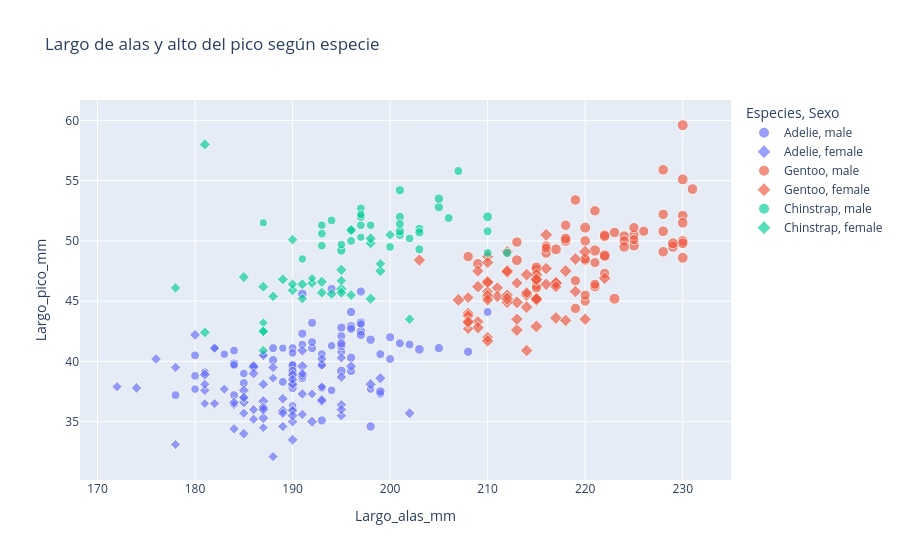

Notebook cell for this chart:
### Markdown cell above
# <font color=green>   5. Plotly Express</font>

Usaremos la misma relación largo de alas–peso, pero ahora podremos inspeccionar observaciones individuales.

### Code cell
fig = px.scatter(
    df,
    x="Largo_alas_mm",
    y="Largo_pico_mm",
    color="Especies",
    symbol="Sexo",
    size="Peso_g",
    size_max=8,
    hover_data=["Sexo", "Isla", "Largo_pico_mm", "Alto_pico_mm"],
    title="Largo de alas y alto del pico según especie"
)
fig.update_traces(
    marker=dict(opacity=0.65)  # Reduce la opacidad
)
fig.show()

### Figure 1 — Plotly figure (JSON) as saved in the notebook; plotly's stock layout.template omitted (floating-point values rounded to 4 significant figures; data arrays with more than 128 entries replaced by an {"elided": "..."} marker saying what was removed)
{"data": [{"customdata": {"elided": "73x3 mixed values"}, "hovertemplate": "Especies=Adelie<br>Sexo=%{customdata[0]}<br>Largo_alas_mm=%{x}<br>Largo_pico_mm=%{y}<br>Peso_g=%{marker.size}<br>Isla=%{customdata[1]}<br>Alto_pico_mm=%{customdata[2]}<extra></extra>", "legendgroup": "Adelie, male", "marker": {"color": "#636efa", "opacity": 0.65, "size": [3750, 3650, 4675, 3800, 4400, 4500, 4200, 3600, 3950, 3800, 3550, 3950, 3900, 3900, 4150, 3950, 4650, 3900, 4400, 4600, 3425, 4150, 4300, 4050, 3700, 3800, 3750, 4400, 4050, 3950, 4100, 4450, 3900, 4150, 4250, 3900, 4000, 4700, 4200, 3550, 3800, 3950, 4300, 4450, 4300, 4350, 4100, 4725, 4250, 3550, 3900, 4775, 4600, 4275, 4075, 3775, 3325, 3500, 3875, 4000, 4300, 4000, 3500, 4475, 3900, 3975, 4250, 3475, 3725, 3650, 4250, 3750, 4000], "sizemode": "area", "sizeref": 98.44, "symbol": "circle"}, "mode": "markers", "name": "Adelie, male", "orientation": "v", "showlegend": true, "type": "scatter", "x": [181, 190, 195, 191, 198, 197, 194, 180, 185, 180, 183, 180, 178, 184, 196, 190, 184, 195, 196, 190, 182, 191, 188, 200, 191, 193, 194, 195, 192, 192, 188, 198, 190, 197, 195, 184, 195, 196, 193, 194, 190, 189, 205, 186, 208, 196, 192, 203, 190, 184, 190, 197, 191, 197, 196, 199, 189, 198, 202, 199, 195, 210, 197, 199, 190, 200, 193, 187, 190, 185, 190, 193, 201], "xaxis": "x", "y": [39.1, 39.3, 39.2, 38.6, 34.6, 42.5, 46, 37.7, 38.2, 38.8, 40.6, 40.5, 37.2, 40.9, 39.2, 38.8, 39.8, 40.8, 44.1, 39.6, 41.1, 42.3, 40.1, 42, 41.4, 40.6, 37.6, 41.3, 41.1, 41.6, 41.1, 41.8, 39.7, 45.8, 42.8, 37.2, 42.1, 42.9, 35.1, 41.3, 36.3, 38.3, 41.1, 39.6, 40.8, 40.3, 43.2, 41, 37.8, 39.7, 38.2, 43.2, 45.6, 42.2, 42.7, 37.3, 41.1, 37.7, 41.4, 40.6, 41.5, 44.1, 43.1, 37.5, 41.1, 40.2, 39.7, 40.6, 40.7, 39, 39.2, 37.8, 41.5], "yaxis": "y"}, {"customdata": {"elided": "73x3 mixed values"}, "hovertemplate": "Especies=Adelie<br>Sexo=%{customdata[0]}<br>Largo_alas_mm=%{x}<br>Largo_pico_mm=%{y}<br>Peso_g=%{marker.size}<br>Isla=%{customdata[1]}<br>Alto_pico_mm=%{customdata[2]}<extra></extra>", "legendgroup": "Adelie, female", "marker": {"color": "#636efa", "opacity": 0.65, "size": [3800, 3250, 3450, 3625, 3200, 3700, 3450, 3325, 3400, 3800, 3800, 3200, 3150, 3250, 3300, 3325, 3550, 3300, 3150, 3100, 3000, 3450, 3500, 3450, 2900, 3550, 2850, 3150, 3600, 2850, 3350, 3050, 3600, 3550, 3700, 3700, 3550, 3200, 3800, 3350, 3500, 3600, 3550, 3400, 3300, 3700, 2900, 3725, 3075, 2925, 3750, 3175, 3825, 3200, 3900, 2900, 3350, 3150, 3450, 3050, 3275, 3050, 3325, 3500, 3425, 3175, 3400, 3400, 3050, 3000, 3475, 3450, 3700], "sizemode": "area", "sizeref": 98.44, "symbol": "diamond"}, "mode": "markers", "name": "Adelie, female", "orientation": "v", "showlegend": true, "type": "scatter", "x": [186, 195, 193, 181, 182, 185, 195, 184, 174, 189, 187, 187, 172, 178, 188, 195, 180, 181, 182, 186, 185, 190, 186, 190, 187, 186, 181, 185, 185, 184, 195, 190, 190, 196, 190, 191, 187, 189, 187, 191, 189, 190, 202, 185, 187, 190, 178, 192, 183, 193, 199, 181, 198, 193, 191, 188, 189, 187, 176, 186, 191, 191, 190, 193, 187, 191, 185, 193, 188, 192, 184, 195, 187], "xaxis": "x", "y": [39.5, 40.3, 36.7, 38.9, 41.1, 36.6, 38.7, 34.4, 37.8, 35.9, 35.3, 40.5, 37.9, 39.5, 39.5, 36.4, 42.2, 37.6, 36.5, 36, 37, 36, 39.6, 35, 34.5, 39, 36.5, 35.7, 37.6, 36.4, 35.5, 35.9, 33.5, 39.6, 35.5, 40.9, 36.2, 34.6, 36.7, 37.3, 36.9, 38.9, 35.7, 34, 36.2, 38.1, 33.1, 35, 37.7, 37.9, 38.6, 38.1, 38.1, 39.7, 39.6, 38.6, 35.7, 36.2, 40.2, 35.2, 38.8, 39, 38.5, 36.8, 38.1, 35.6, 37, 40.2, 32.1, 37.3, 36.6, 36, 36], "yaxis": "y"}, {"customdata": {"elided": "61x3 mixed values"}, "hovertemplate": "Especies=Gentoo<br>Sexo=%{customdata[0]}<br>Largo_alas_mm=%{x}<br>Largo_pico_mm=%{y}<br>Peso_g=%{marker.size}<br>Isla=%{customdata[1]}<br>Alto_pico_mm=%{customdata[2]}<extra></extra>", "legendgroup": "Gentoo, male", "marker": {"color": "#EF553B", "opacity": 0.65, "size": [5700, 5700, 5400, 5200, 5150, 5550, 5850, 5850, 6300, 5350, 5700, 5050, 5100, 5650, 5550, 5250, 6050, 5400, 5250, 5350, 5700, 4750, 5550, 5400, 5300, 5300, 5000, 5050, 5000, 5550, 5300, 5650, 5700, 5800, 5550, 5000, 5100, 5800, 6000, 5950, 5450, 5350, 5600, 5300, 5550, 5400, 5650, 5200, 4925, 5250, 5600, 5500, 5500, 5500, 5500, 5950, 5500, 5850, 6000, 5750, 5400], "sizemode": "area", "sizeref": 98.44, "symbol": "circle"}, "mode": "markers", "name": "Gentoo, male", "orientation": "v", "showlegend": true, "type": "scatter", "x": [230, 218, 215, 219, 215, 216, 213, 217, 221, 222, 218, 215, 215, 215, 220, 222, 230, 220, 219, 208, 225, 216, 222, 225, 215, 220, 225, 220, 220, 224, 221, 231, 230, 229, 223, 221, 221, 230, 220, 223, 221, 224, 228, 218, 230, 228, 224, 226, 216, 225, 228, 228, 215, 219, 209, 229, 230, 230, 222, 222, 213], "xaxis": "x", "y": [50, 50, 47.6, 46.7, 46.8, 49, 48.4, 49.3, 49.2, 48.7, 50.2, 46.3, 46.1, 47.8, 50, 47.3, 59.6, 48.4, 44.4, 48.7, 49.6, 49.6, 50.5, 50.5, 45.2, 48.5, 50.1, 45, 45.5, 50.4, 46.2, 54.3, 49.8, 49.5, 50.7, 46.4, 48.2, 48.6, 51.1, 45.2, 52.5, 50, 50.8, 51.3, 52.1, 52.2, 49.5, 50.8, 49.4, 51.1, 55.9, 49.1, 46.8, 53.4, 48.1, 49.8, 51.5, 55.1, 48.8, 50.4, 49.9], "yaxis": "y"}, {"customdata": {"elided": "58x3 mixed values"}, "hovertemplate": "Especies=Gentoo<br>Sexo=%{customdata[0]}<br>Largo_alas_mm=%{x}<br>Largo_pico_mm=%{y}<br>Peso_g=%{marker.size}<br>Isla=%{customdata[1]}<br>Alto_pico_mm=%{customdata[2]}<extra></extra>", "legendgroup": "Gentoo, female", "marker": {"color": "#EF553B", "opacity": 0.65, "size": [4500, 4450, 4550, 4800, 4400, 4650, 4650, 4200, 4150, 4800, 5000, 4400, 5000, 4600, 4700, 5050, 5150, 4950, 4350, 3950, 4300, 4900, 4200, 5100, 4850, 4400, 4900, 4300, 4450, 4200, 4400, 4700, 4700, 4750, 5200, 4700, 4600, 4750, 4625, 4725, 4750, 4600, 4875, 4950, 4750, 4850, 4875, 4625, 4850, 4975, 4700, 4575, 5000, 4650, 4375, 4925, 4850, 5200], "sizemode": "area", "sizeref": 98.44, "symbol": "diamond"}, "mode": "markers", "name": "Gentoo, female", "orientation": "v", "showlegend": true, "type": "scatter", "x": [211, 210, 210, 211, 209, 214, 214, 210, 210, 209, 215, 213, 215, 210, 209, 207, 220, 213, 208, 208, 210, 217, 210, 213, 210, 210, 217, 208, 208, 208, 214, 219, 220, 216, 217, 216, 209, 215, 212, 212, 212, 218, 212, 218, 212, 214, 222, 203, 219, 215, 210, 208, 216, 213, 217, 214, 215, 212], "xaxis": "x", "y": [46.1, 48.7, 46.5, 45.4, 43.3, 40.9, 45.5, 45.8, 42, 46.2, 45.1, 46.5, 42.9, 48.2, 42.8, 45.1, 49.1, 42.6, 44, 42.7, 45.3, 43.6, 45.5, 44.9, 46.6, 45.1, 46.5, 43.8, 43.2, 45.3, 45.7, 45.8, 43.5, 47.7, 46.5, 46.4, 47.5, 45.2, 49.1, 47.4, 44.9, 43.4, 47.5, 47.5, 45.5, 44.5, 46.9, 48.4, 48.5, 47.2, 41.7, 43.3, 50.5, 43.5, 46.2, 47.2, 46.8, 45.2], "yaxis": "y"}, {"customdata": [["male", "Dream", 19.5], ["male", "Dream", 19.2], ["male", "Dream", 19.8], ["male", "Dream", 18.2], ["male", "Dream", 19.9], ["male", "Dream", 20.3], ["male", "Dream", 18.1], ["male", "Dream", 19.6], ["male", "Dream", 20], ["male", "Dream", 18.2], ["male", "Dream", 17.5], ["male", "Dream", 19.4], ["male", "Dream", 19], ["male", "Dream", 19], ["male", "Dream", 20], ["male", "Dream", 20.8], ["male", "Dream", 18.8], ["male", "Dream", 18.6], ["male", "Dream", 20.7], ["male", "Dream", 19.9], ["male", "Dream", 19.5], ["male", "Dream", 19.1], ["male", "Dream", 18.5], ["male", "Dream", 19.6], ["male", "Dream", 18.7], ["male", "Dream", 19], ["male", "Dream", 19.7], ["male", "Dream", 18.8], ["male", "Dream", 19.9], ["male", "Dream", 18.8], ["male", "Dream", 19.5], ["male", "Dream", 19.8], ["male", "Dream", 18.2], ["male", "Dream", 19]], "hovertemplate": "Especies=Chinstrap<br>Sexo=%{customdata[0]}<br>Largo_alas_mm=%{x}<br>Largo_pico_mm=%{y}<br>Peso_g=%{marker.size}<br>Isla=%{customdata[1]}<br>Alto_pico_mm=%{customdata[2]}<extra></extra>", "legendgroup": "Chinstrap, male", "marker": {"color": "#00cc96", "opacity": 0.65, "size": [3900, 3650, 3725, 3750, 3700, 3775, 4050, 4050, 3300, 4400, 3400, 3800, 4150, 3800, 4550, 4300, 4100, 3600, 4800, 4500, 3950, 3550, 4450, 4300, 3250, 3950, 4050, 3450, 4050, 3800, 3950, 4000, 3775, 4100], "sizemode": "area", "sizeref": 98.44, "symbol": "circle"}, "mode": "markers", "name": "Chinstrap, male", "orientation": "v", "showlegend": true, "type": "scatter", "x": [196, 193, 197, 197, 198, 194, 201, 201, 197, 195, 191, 193, 197, 200, 205, 201, 203, 195, 210, 205, 210, 196, 201, 212, 187, 201, 203, 197, 203, 202, 206, 207, 193, 210], "xaxis": "x", "y": [50, 51.3, 52.7, 51.3, 51.3, 51.7, 52, 50.5, 50.3, 49.2, 48.5, 50.6, 52, 49.5, 52.8, 54.2, 51, 49.7, 52, 53.5, 49, 50.9, 50.8, 49, 51.5, 51.4, 50.7, 52.2, 49.3, 50.2, 51.9, 55.8, 49.6, 50.8], "yaxis": "y"}, {"customdata": [["female", "Dream", 17.9], ["female", "Dream", 18.7], ["female", "Dream", 17.8], ["female", "Dream", 18.2], ["female", "Dream", 18.9], ["female", "Dream", 17.8], ["female", "Dream", 17.3], ["female", "Dream", 17.1], ["female", "Dream", 17.8], ["female", "Dream", 18.6], ["female", "Dream", 17.3], ["female", "Dream", 16.6], ["female", "Dream", 17.9], ["female", "Dream", 18.4], ["female", "Dream", 17.8], ["female", "Dream", 16.6], ["female", "Dream", 16.7], ["female", "Dream", 16.8], ["female", "Dream", 18.3], ["female", "Dream", 16.6], ["female", "Dream", 17.5], ["female", "Dream", 17], ["female", "Dream", 17.9], ["female", "Dream", 17.9], ["female", "Dream", 17.3], ["female", "Dream", 16.4], ["female", "Dream", 17.3], ["female", "Dream", 17.3], ["female", "Dream", 16.6], ["female", "Dream", 19.4], ["female", "Dream", 16.5], ["female", "Dream", 17], ["female", "Dream", 18.1], ["female", "Dream", 18.7]], "hovertemplate": "Especies=Chinstrap<br>Sexo=%{customdata[0]}<br>Largo_alas_mm=%{x}<br>Largo_pico_mm=%{y}<br>Peso_g=%{marker.size}<br>Isla=%{customdata[1]}<br>Alto_pico_mm=%{customdata[2]}<extra></extra>", "legendgroup": "Chinstrap, female", "marker": {"color": "#00cc96", "opacity": 0.65, "size": [3500, 3525, 3950, 3250, 4150, 3800, 3700, 3575, 3700, 3450, 3600, 2900, 3300, 3400, 3700, 3200, 3350, 3900, 3850, 2700, 3650, 3500, 3675, 3400, 3675, 3325, 3600, 3350, 3250, 3525, 3650, 3650, 3400, 3775], "sizemode": "area", "sizeref": 98.44, "symbol": "diamond"}, "mode": "markers", "name": "Chinstrap, female", "orientation": "v", "showlegend": true, "type": "scatter", "x": [192, 188, 198, 178, 195, 193, 185, 190, 181, 190, 181, 187, 195, 200, 191, 187, 187, 199, 195, 192, 187, 196, 196, 190, 198, 199, 193, 187, 191, 194, 189, 195, 202, 198], "xaxis": "x", "y": [46.5, 45.4, 45.2, 46.1, 46, 46.6, 47, 45.9, 58, 46.4, 42.4, 43.2, 46.7, 50.5, 46.4, 40.9, 42.5, 47.5, 47.6, 46.9, 46.2, 45.5, 50.9, 50.1, 49.8, 48.1, 45.7, 42.5, 45.2, 45.6, 46.8, 45.7, 43.5, 50.2], "yaxis": "y"}], "layout": {"legend": {"itemsizing": "constant", "title": {"text": "Especies, Sexo"}, "tracegroupgap": 0}, "title": {"text": "Largo de alas y alto del pico según especie"}, "xaxis": {"anchor": "y", "domain": [0, 1], "title": {"text": "Largo_alas_mm"}}, "yaxis": {"anchor": "x", "domain": [0, 1], "title": {"text": "Largo_pico_mm"}}}}
